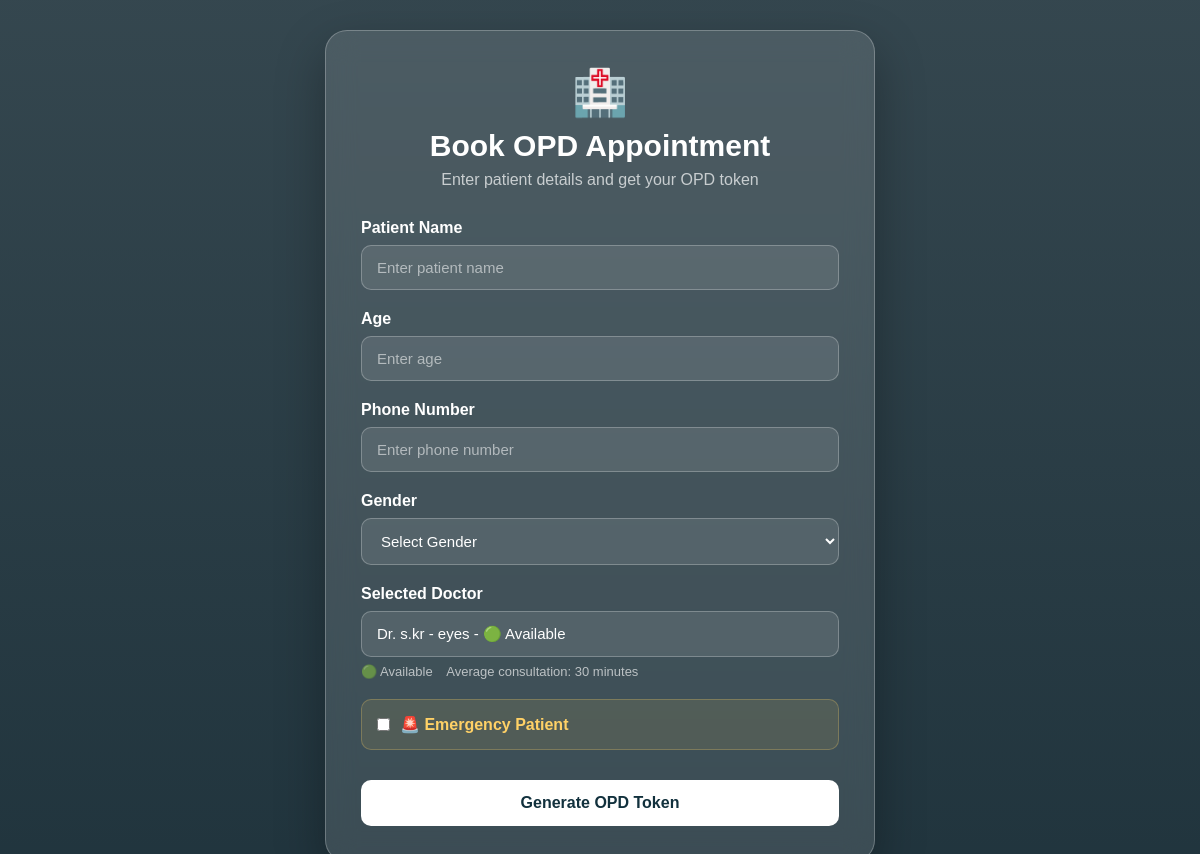
The page /patients/token/?doctor=2 (signed in) on the database its author committed.
### doctors/models.py (models this page shows, shortened)
class Doctor(models.Model):
    user = models.OneToOneField(
        User,
        on_delete=models.CASCADE,
        null=True,
        blank=True,
        related_name="doctor_profile"
    )
    name = models.CharField(max_length=100)
    specialization = models.CharField(max_length=100)
    phone = models.CharField(max_length=15)
    consultation_time = models.PositiveIntegerField(
        help_text="Average consultation time in minutes"
    )
    available = models.BooleanField(default=True)

### patients/views.py (the view, shortened to what this page needs)
@login_required(login_url="/accounts/login/")
def generate_token(request):
    doctors = Doctor.objects.all()
    selected_doctor_id = request.GET.get("doctor")
    selected_doctor = None
    if selected_doctor_id:
        selected_doctor = Doctor.objects.filter(
            id=selected_doctor_id
        ).first()
    return render(
        request,
        "patients/generate_token.html",
        {
            "doctors": doctors,
            "selected_doctor": selected_doctor
        }
    )

### patients/templates/patients/generate_token.html (shortened to what this page needs)
<!DOCTYPE html>
<html lang="en">
<head>
</head>
<body>
<div class="container">
    <div class="card">
        <div class="icon">
            🏥
        </div>
        <h1>
            Book OPD Appointment
        </h1>
        <p class="subtitle">
            Enter patient details and get your OPD token
        </p>
        <form method="POST">
            <div class="form-group">
                <label>
                    Patient Name
                </label>
                <input
                    type="text"
                    name="name"
                    placeholder="Enter patient name"
                    required
                >
            </div>
            <div class="form-group">
                <label>
                    Age
                </label>
                <input
                    type="number"
                    name="age"
                    placeholder="Enter age"
                    min="1"
                    max="120"
                    required
                >
            </div>
            <div class="form-group">
                <label>
                    Phone Number
                </label>
                <input
                    type="tel"
                    name="phone"
                    placeholder="Enter phone number"
                    maxlength="15"
                    required
                >
            </div>
            <div class="form-group">
                <label>
                    Gender
                </label>
                <select name="gender" required>
                    <option value="">
                        Select Gender
                    </option>
                </select>
            </div>
            <div class="form-group">
                {% if selected_doctor %}
                    <label>
                        Selected Doctor
                    </label>
                    <div
                        style="
                            width: 100%;
                            padding: 13px 15px;
                            border: 1px solid rgba(255, 255, 255, 0.25);
                            border-radius: 10px;
                            background: rgba(255, 255, 255, 0.10);
                            color: white;
                            font-size: 15px;
                        "
                    >
                        Dr. {{ selected_doctor.name }}
                        -
                        {{ selected_doctor.specialization }}
                        -
                        🟢 Available
                    </div>
                    <div class="availability">
                        🟢 Available
                        &nbsp;&nbsp;
                        Average consultation:
                        {{ selected_doctor.consultation_time }}
                        minutes
                    </div>
                {% endif %}
            </div>
            <div class="form-group">
                <div class="emergency-box">
                    <input
                        type="checkbox"
                        name="is_emergency"
                        id="emergency"
                    >
                    <label
                        for="emergency"
                        class="emergency-label"
                    >
                        🚨 Emergency Patient
                    </label>
                </div>
            </div>
            <button
                type="submit"
                class="button"
            >
                Generate OPD Token
            </button>
        </form>
    </div>
</div>
</body>
</html>

### patients/templates/patients/generate_token.html (style rules this page uses)
* { margin: 0; padding: 0; box-sizing: border-box; font-family: Arial, sans-serif; }
body { min-height: 100vh; display: flex; justify-content: center; align-items: center; padding: 30px 15px; background: linear-gradient( rgba(8, 30, 40, 0.82), rgba(8, 30, 40, 0.90) ), url("https://images.unsplash.com/photo-1576091160399-112ba8d25d1d") center/cover no-repeat; color: white; }
.container { width: 100%; max-width: 550px; }
.card { padding: 35px; background: rgba(255, 255, 255, 0.12); border: 1px solid rgba(255, 255, 255, 0.25); border-radius: 22px; backdrop-filter: blur(15px); box-shadow: 0 20px 50px rgba(0, 0, 0, 0.3); }
.icon { text-align: center; font-size: 45px; margin-bottom: 10px; }
h1 { text-align: center; font-size: 30px; margin-bottom: 8px; }
.subtitle { text-align: center; color: rgba(255, 255, 255, 0.7); margin-bottom: 30px; }
.form-group { margin-bottom: 20px; }
label { display: block; margin-bottom: 8px; font-weight: bold; }
input, select { width: 100%; padding: 13px 15px; border: 1px solid rgba(255, 255, 255, 0.25); border-radius: 10px; background: rgba(255, 255, 255, 0.10); color: white; outline: none; font-size: 15px; }
input::placeholder { color: rgba(255, 255, 255, 0.55); }
select option { background: #12313d; color: white; }
.availability { margin-top: 7px; font-size: 13px; color: rgba(255, 255, 255, 0.65); }
.emergency-box { display: flex; align-items: center; gap: 10px; padding: 15px; border-radius: 10px; background: rgba(255, 209, 102, 0.10); border: 1px solid rgba(255, 209, 102, 0.25); }
.emergency-box input { width: auto; }
.emergency-label { margin: 0; color: #ffd166; }
.button { width: 100%; margin-top: 10px; padding: 14px; border: none; border-radius: 10px; background: white; color: #12313d; font-size: 16px; font-weight: bold; cursor: pointer; }

### rows shown on the page
Doctor: name "s.kr", specialization "eyes", consultation_time "30"
